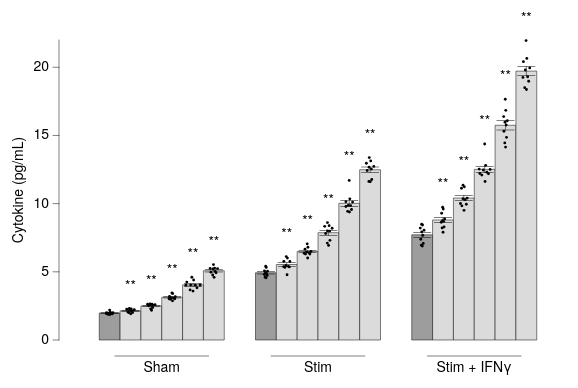

Express this chart as Vega-Lite.
### Vega-Lite specification from a JSON file in a GitHub repository (floating-point values rounded to 4 significant figures; data arrays with more than 128 entries replaced by an {"elided": "..."} marker saying what was removed)
{"background": null, "config": {"arc": {"fill": "#DBDBDB", "fillOpacity": 1.0, "innerRadius": 37.5, "padAngle": 0.03, "stroke": "black", "strokeOpacity": 1, "strokeWidth": 0.25}, "area": {"fill": "#DBDBDB", "fillOpacity": 1.0, "stroke": "black", "strokeOpacity": 1, "strokeWidth": 0.25}, "axis": {"domain": true, "domainCap": "round", "domainColor": "black", "domainWidth": 0.25, "grid": false, "gridCap": "round", "gridColor": "#F1F1F1", "gridDash": [0, 0], "gridOpacity": 1.0, "gridWidth": 0.25, "labelColor": "black", "labelFont": "Helvetica Neue, HelveticaNeue, Helvetica, Arial, sans-serif", "labelFontSize": 7, "labelFontStyle": "normal", "labelFontWeight": 400, "offset": 4.5, "ticks": true, "tickCap": "round", "tickColor": "black", "tickRound": false, "tickSize": 3, "tickWidth": 0.25, "titleColor": "black", "titleFont": "Helvetica Neue, HelveticaNeue, Helvetica, Arial, sans-serif", "titleFontSize": 7, "titleFontStyle": "normal", "titleFontWeight": 400}, "axisX": {"domain": false, "labelAlign": "center", "labelAngle": 0, "labels": true, "ticks": false, "translate": 0}, "axisY": {"domain": true, "labelAlign": "right", "labelAngle": 0, "labels": true, "ticks": true, "translate": 0}, "axisRight": {"domain": true, "labelAlign": "left", "labelAngle": 0, "labels": true, "ticks": true, "translate": 0}, "axisTop": {"domain": false, "labelAlign": "center", "labelAngle": 0, "labels": true, "ticks": false, "translate": 0}, "axisBand": {"tickOffset": 0}, "bar": {"fill": "#DBDBDB", "fillOpacity": 1.0, "stroke": "black", "strokeOpacity": 1, "strokeWidth": 0.25}, "boxplot": {"size": 13.5, "ticks": {"cornerRadius": 0.25, "fill": "black", "opacity": 1, "size": 6.75, "thickness": 0.25}, "box": {"fillOpacity": 1.0, "stroke": "black", "strokeOpacity": 1, "strokeWidth": 0.25}, "median": {"cornerRadius": 0, "fill": "black", "fillOpacity": 1.0, "opacity": 1, "size": 13.5, "thickness": 0.25}, "rule": {"fill": "black", "fillOpacity": 1.0, "size": 15.0, "stroke": "black", "strokeDash": [0, 0], "strokeOpacity": 1, "strokeWidth": 0.25}, "outliers": {"color": "black", "fill": "black", "fillOpacity": 1.0, "size": 0, "stroke": "black", "strokeOpacity": 1, "strokeWidth": 0.25}}, "circle": {"fill": "black", "fillOpacity": 1.0, "size": 1.875, "stroke": null, "strokeOpacity": 1, "strokeWidth": 0.25}, "errorband": {"band": {"fillOpacity": 0.6, "stroke": null, "strokeWidth": 0.25, "strokeOpacity": 1}, "borders": {"opacity": 0, "strokeOpacity": 0.25, "strokeWidth": 1}}, "errorbar": {"opacity": 1, "rule": {"strokeDash": [0, 0], "strokeWidth": 0.25}, "ticks": {"color": "black", "cornerRadius": 0.125, "opacity": 1, "size": 9.0, "thickness": 0.25}, "thickness": 0.25}, "font": "Helvetica Neue, HelveticaNeue, Helvetica, Arial, sans-serif", "geoshape": {"fill": "#DBDBDB", "fillOpacity": 1.0, "stroke": "black", "strokeOpacity": 1, "strokeWidth": 0.25}, "header": {"labelColor": "black", "labelFont": "Helvetica Neue, HelveticaNeue, Helvetica, Arial, sans-serif", "labelFontSize": 7, "labelFontStyle": "normal", "labelFontWeight": 400, "titleColor": "black", "titleFont": "Helvetica Neue, HelveticaNeue, Helvetica, Arial, sans-serif", "titleFontSize": 7, "titleFontStyle": "normal", "titleFontWeight": 400, "titlePadding": 0}, "legend": {"disable": false, "offset": 4.5, "titlePadding": 4, "labelOffset": 2, "gradientLabelOffset": 2, "gradientLength": 75.0, "gradientThickness": 7.5, "gradientOpacity": 1.0, "gradientStrokeColor": "black", "gradientStrokeWidth": 0.25, "labelColor": "black", "labelFont": "Helvetica Neue, HelveticaNeue, Helvetica, Arial, sans-serif", "labelFontSize": 7, "labelFontStyle": "normal", "labelFontWeight": 400, "strokeColor": "black", "strokeWidth": 0, "symbolSize": 42, "symbolStrokeColor": "black", "symbolStrokeWidth": 0.25, "titleColor": "black", "titleFont": "Helvetica Neue, HelveticaNeue, Helvetica, Arial, sans-serif", "titleFontSize": 7, "titleFontStyle": "normal", "titleFontWeight": 400}, "line": {"color": "black", "stroke": "black", "strokeCap": "butt", "strokeDash": [0, 0], "strokeOpacity": 1, "strokeWidth": 0.5}, "point": {"filled": true, "fill": "#DBDBDB", "fillOpacity": 1.0, "size": 7.5, "stroke": "black", "strokeOpacity": 1, "strokeWidth": 0.25}, "range": {"category": ["#5CA7B1", "#B7D0EE", "#B7B3E4", "#B3DAB5", "#F5E1B3", "#3D727B", "#809DC7", "#867DAC", "#80A988", "#CBB17A", "#204148", "#546B94", "#584C77", "#507B5F", "#9D824D"], "diverging": {"scheme": ["#6F572A", "#876E43", "#9E875F", "#B5A17F", "#CABBA2", "#DCD6CC", "#F4F1E9", "#C9D7DA", "#9DBFC6", "#78A5AF", "#558B96", "#36717C", "#1A5762"]}, "heatmap": {"scheme": ["#32022B", "#43044D", "#4C196E", "#4D338C", "#484DA6", "#3A68BB", "#1D83CA", "#1D9CCB", "#23B5C9", "#28CDC5", "#4DE0B4", "#91EE9F"]}, "ordinal": {"scheme": ["#F1F1F1", "#DBDBDB", "#C6C6C6", "#B2B2B2", "#9D9D9D", "#898989", "#767676", "#636363", "#515151", "#404040", "#2F2F2F", "#1F1F1F"]}, "ramp": {"scheme": ["#32022B", "#43044D", "#4C196E", "#4D338C", "#484DA6", "#3A68BB", "#1D83CA", "#1D9CCB", "#23B5C9", "#28CDC5", "#4DE0B4", "#91EE9F"]}}, "rule": {"color": "black", "stroke": "black", "strokeCap": "round", "strokeDash": [2, 2], "strokeOpacity": 1, "strokeWidth": 0.25}, "scale": {"bandPaddingInner": 0.1, "bandPaddingOuter": 0.1, "round": false}, "rect": {"fill": "#DBDBDB", "fillOpacity": 1.0, "stroke": "black", "strokeOpacity": 1, "strokeWidth": 0.25}, "square": {"fill": "#DBDBDB", "fillOpacity": 1.0, "size": 15.0, "stroke": "black", "strokeOpacity": 1, "strokeWidth": 0.25}, "text": {"color": "black", "font": "Helvetica Neue, HelveticaNeue, Helvetica, Arial, sans-serif", "fontSize": 7, "fontStyle": "normal", "fontWeight": 400}, "tick": {"color": "black", "cornerRadius": 0.125, "opacity": 1.0, "size": 13.5, "thickness": 0.25}, "title": {"anchor": "middle", "frame": "group", "color": "black", "font": "Helvetica Neue, HelveticaNeue, Helvetica, Arial, sans-serif", "fontSize": 7, "fontStyle": "normal", "fontWeight": 400, "subtitleColor": "black", "subtitleFont": "Helvetica Neue, HelveticaNeue, Helvetica, Arial, sans-serif", "subtitleFontSize": "Helvetica Neue, HelveticaNeue, Helvetica, Arial, sans-serif", "subtitleFontStyle": "normal", "subtitleFontWeight": 400}, "trail": {"color": "black", "opacity": 1, "size": 0.5}, "view": {"continuousWidth": 250, "continuousHeight": 150, "discreteWidth": 250, "discreteHeight": 150, "fill": null, "stroke": null, "strokeWidth": 0.25}}, "vconcat": [{"layer": [{"layer": [{"data": {"name": "data-9f034f5143c3ae99e96588757bb17d60"}, "mark": {"type": "bar"}, "encoding": {"fill": {"condition": {"test": "datum.cond === 'Veh'", "value": "#9D9D9D"}, "value": "#DBDBDB"}, "x": {"axis": {"labels": false, "title": null}, "field": "grp", "sort": ["Sham", "Stim", "Stim+IFN"], "title": null, "type": "nominal"}, "xOffset": {"field": "cond", "sort": ["Veh", "1", "3", "10", "30", "100"], "type": "nominal"}, "y": {"aggregate": "mean", "field": "y", "title": "Cytokine (pg/mL)", "type": "quantitative"}}}, {"data": {"name": "data-9f034f5143c3ae99e96588757bb17d60"}, "mark": {"type": "errorbar", "extent": "stderr"}, "encoding": {"x": {"axis": {"labels": false, "title": null}, "field": "grp", "sort": ["Sham", "Stim", "Stim+IFN"], "title": null, "type": "nominal"}, "xOffset": {"field": "cond", "sort": ["Veh", "1", "3", "10", "30", "100"], "type": "nominal"}, "y": {"field": "y", "title": "", "type": "quantitative"}}}, {"layer": [{"data": {"values": [{"grp": "Sham", "cond": "1", "__y": 2.31, "__label": "**", "__dysonsphere__": 1}]}, "mark": {"type": "text", "align": "center", "baseline": "bottom", "dy": -8.0, "fontSize": 7}, "encoding": {"text": {"field": "__label", "type": "nominal"}, "x": {"axis": {"labels": false, "title": null}, "field": "grp", "sort": ["Sham", "Stim", "Stim+IFN"], "type": "nominal"}, "xOffset": {"field": "cond", "sort": ["Veh", "1", "3", "10", "30", "100"], "type": "nominal"}, "y": {"field": "__y", "type": "quantitative"}}}, {"data": {"values": [{"grp": "Sham", "cond": "3", "__y": 2.65, "__label": "**", "__dysonsphere__": 1}]}, "mark": {"type": "text", "align": "center", "baseline": "bottom", "dy": -8.0, "fontSize": 7}, "encoding": {"text": {"field": "__label", "type": "nominal"}, "x": {"axis": {"labels": false, "title": null}, "field": "grp", "sort": ["Sham", "Stim", "Stim+IFN"], "type": "nominal"}, "xOffset": {"field": "cond", "sort": ["Veh", "1", "3", "10", "30", "100"], "type": "nominal"}, "y": {"field": "__y", "type": "quantitative"}}}, {"data": {"values": [{"grp": "Sham", "cond": "10", "__y": 3.447, "__label": "**", "__dysonsphere__": 1}]}, "mark": {"type": "text", "align": "center", "baseline": "bottom", "dy": -8.0, "fontSize": 7}, "encoding": {"text": {"field": "__label", "type": "nominal"}, "x": {"axis": {"labels": false, "title": null}, "field": "grp", "sort": ["Sham", "Stim", "Stim+IFN"], "type": "nominal"}, "xOffset": {"field": "cond", "sort": ["Veh", "1", "3", "10", "30", "100"], "type": "nominal"}, "y": {"field": "__y", "type": "quantitative"}}}, {"data": {"values": [{"grp": "Sham", "cond": "30", "__y": 4.601, "__label": "**", "__dysonsphere__": 1}]}, "mark": {"type": "text", "align": "center", "baseline": "bottom", "dy": -8.0, "fontSize": 7}, "encoding": {"text": {"field": "__label", "type": "nominal"}, "x": {"axis": {"labels": false, "title": null}, "field": "grp", "sort": ["Sham", "Stim", "Stim+IFN"], "type": "nominal"}, "xOffset": {"field": "cond", "sort": ["Veh", "1", "3", "10", "30", "100"], "type": "nominal"}, "y": {"field": "__y", "type": "quantitative"}}}, {"data": {"values": [{"grp": "Sham", "cond": "100", "__y": 5.53, "__label": "**", "__dysonsphere__": 1}]}, "mark": {"type": "text", "align": "center", "baseline": "bottom", "dy": -8.0, "fontSize": 7}, "encoding": {"text": {"field": "__label", "type": "nominal"}, "x": {"axis": {"labels": false, "title": null}, "field": "grp", "sort": ["Sham", "Stim", "Stim+IFN"], "type": "nominal"}, "xOffset": {"field": "cond", "sort": ["Veh", "1", "3", "10", "30", "100"], "type": "nominal"}, "y": {"field": "__y", "type": "quantitative"}}}, {"data": {"values": [{"grp": "Stim", "cond": "1", "__y": 6.119, "__label": "**", "__dysonsphere__": 1}]}, "mark": {"type": "text", "align": "center", "baseline": "bottom", "dy": -8.0, "fontSize": 7}, "encoding": {"text": {"field": "__label", "type": "nominal"}, "x": {"axis": {"labels": false, "title": null}, "field": "grp", "sort": ["Sham", "Stim", "Stim+IFN"], "type": "nominal"}, "xOffset": {"field": "cond", "sort": ["Veh", "1", "3", "10", "30", "100"], "type": "nominal"}, "y": {"field": "__y", "type": "quantitative"}}}, {"data": {"values": [{"grp": "Stim", "cond": "3", "__y": 7.053, "__label": "**", "__dysonsphere__": 1}]}, "mark": {"type": "text", "align": "center", "baseline": "bottom", "dy": -8.0, "fontSize": 7}, "encoding": {"text": {"field": "__label", "type": "nominal"}, "x": {"axis": {"labels": false, "title": null}, "field": "grp", "sort": ["Sham", "Stim", "Stim+IFN"], "type": "nominal"}, "xOffset": {"field": "cond", "sort": ["Veh", "1", "3", "10", "30", "100"], "type": "nominal"}, "y": {"field": "__y", "type": "quantitative"}}}, {"data": {"values": [{"grp": "Stim", "cond": "10", "__y": 8.611, "__label": "**", "__dysonsphere__": 1}]}, "mark": {"type": "text", "align": "center", "baseline": "bottom", "dy": -8.0, "fontSize": 7}, "encoding": {"text": {"field": "__label", "type": "nominal"}, "x": {"axis": {"labels": false, "title": null}, "field": "grp", "sort": ["Sham", "Stim", "Stim+IFN"], "type": "nominal"}, "xOffset": {"field": "cond", "sort": ["Veh", "1", "3", "10", "30", "100"], "type": "nominal"}, "y": {"field": "__y", "type": "quantitative"}}}, {"data": {"values": [{"grp": "Stim", "cond": "30", "__y": 11.7, "__label": "**", "__dysonsphere__": 1}]}, "mark": {"type": "text", "align": "center", "baseline": "bottom", "dy": -8.0, "fontSize": 7}, "encoding": {"text": {"field": "__label", "type": "nominal"}, "x": {"axis": {"labels": false, "title": null}, "field": "grp", "sort": ["Sham", "Stim", "Stim+IFN"], "type": "nominal"}, "xOffset": {"field": "cond", "sort": ["Veh", "1", "3", "10", "30", "100"], "type": "nominal"}, "y": {"field": "__y", "type": "quantitative"}}}, {"data": {"values": [{"grp": "Stim", "cond": "100", "__y": 13.38, "__label": "**", "__dysonsphere__": 1}]}, "mark": {"type": "text", "align": "center", "baseline": "bottom", "dy": -8.0, "fontSize": 7}, "encoding": {"text": {"field": "__label", "type": "nominal"}, "x": {"axis": {"labels": false, "title": null}, "field": "grp", "sort": ["Sham", "Stim", "Stim+IFN"], "type": "nominal"}, "xOffset": {"field": "cond", "sort": ["Veh", "1", "3", "10", "30", "100"], "type": "nominal"}, "y": {"field": "__y", "type": "quantitative"}}}, {"data": {"values": [{"grp": "Stim+IFN", "cond": "1", "__y": 9.734, "__label": "**", "__dysonsphere__": 1}]}, "mark": {"type": "text", "align": "center", "baseline": "bottom", "dy": -8.0, "fontSize": 7}, "encoding": {"text": {"field": "__label", "type": "nominal"}, "x": {"axis": {"labels": false, "title": null}, "field": "grp", "sort": ["Sham", "Stim", "Stim+IFN"], "type": "nominal"}, "xOffset": {"field": "cond", "sort": ["Veh", "1", "3", "10", "30", "100"], "type": "nominal"}, "y": {"field": "__y", "type": "quantitative"}}}, {"data": {"values": [{"grp": "Stim+IFN", "cond": "3", "__y": 11.36, "__label": "**", "__dysonsphere__": 1}]}, "mark": {"type": "text", "align": "center", "baseline": "bottom", "dy": -8.0, "fontSize": 7}, "encoding": {"text": {"field": "__label", "type": "nominal"}, "x": {"axis": {"labels": false, "title": null}, "field": "grp", "sort": ["Sham", "Stim", "Stim+IFN"], "type": "nominal"}, "xOffset": {"field": "cond", "sort": ["Veh", "1", "3", "10", "30", "100"], "type": "nominal"}, "y": {"field": "__y", "type": "quantitative"}}}, {"data": {"values": [{"grp": "Stim+IFN", "cond": "10", "__y": 14.37, "__label": "**", "__dysonsphere__": 1}]}, "mark": {"type": "text", "align": "center", "baseline": "bottom", "dy": -8.0, "fontSize": 7}, "encoding": {"text": {"field": "__label", "type": "nominal"}, "x": {"axis": {"labels": false, "title": null}, "field": "grp", "sort": ["Sham", "Stim", "Stim+IFN"], "type": "nominal"}, "xOffset": {"field": "cond", "sort": ["Veh", "1", "3", "10", "30", "100"], "type": "nominal"}, "y": {"field": "__y", "type": "quantitative"}}}, {"data": {"values": [{"grp": "Stim+IFN", "cond": "30", "__y": 17.66, "__label": "**", "__dysonsphere__": 1}]}, "mark": {"type": "text", "align": "center", "baseline": "bottom", "dy": -8.0, "fontSize": 7}, "encoding": {"text": {"field": "__label", "type": "nominal"}, "x": {"axis": {"labels": false, "title": null}, "field": "grp", "sort": ["Sham", "Stim", "Stim+IFN"], "type": "nominal"}, "xOffset": {"field": "cond", "sort": ["Veh", "1", "3", "10", "30", "100"], "type": "nominal"}, "y": {"field": "__y", "type": "quantitative"}}}, {"data": {"values": [{"grp": "Stim+IFN", "cond": "100", "__y": 21.96, "__label": "**", "__dysonsphere__": 1}]}, "mark": {"type": "text", "align": "center", "baseline": "bottom", "dy": -8.0, "fontSize": 7}, "encoding": {"text": {"field": "__label", "type": "nominal"}, "x": {"axis": {"labels": false, "title": null}, "field": "grp", "sort": ["Sham", "Stim", "Stim+IFN"], "type": "nominal"}, "xOffset": {"field": "cond", "sort": ["Veh", "1", "3", "10", "30", "100"], "type": "nominal"}, "y": {"field": "__y", "type": "quantitative"}}}], "name": "__dysonsphere_88fe601d9184afc5_5"}]}, {"data": {"name": "data-9f034f5143c3ae99e96588757bb17d60"}, "mark": {"type": "circle", "size": 2}, "encoding": {"x": {"axis": {"labels": false, "title": null}, "field": "grp", "sort": ["Sham", "Stim", "Stim+IFN"], "title": null, "type": "nominal"}, "xOffset": {"field": "xoff", "scale": {"domain": [-0.5, 5.5]}, "type": "quantitative"}, "y": {"field": "y", "type": "quantitative"}}}], "resolve": {"scale": {"xOffset": "independent"}}}, {"layer": [{"data": {"name": "data-4f53cda18c2baa0c0354bb5f9a3ecbe5"}, "mark": {"type": "text", "align": "right", "baseline": "middle", "fontSize": 7}, "encoding": {"text": {"field": "__label", "type": "nominal"}, "x": {"value": 0}, "y": {"axis": {"domain": false, "grid": false, "labels": false, "ticks": false, "title": null}, "bandPosition": 0.5, "field": "__label", "scale": {"domain": [], "range": [0, 0]}, "sort": [], "type": "nominal"}}}, {"data": {"values": [{"__dysonsphere__": 1}]}, "mark": {"type": "rule", "color": "black", "strokeDash": [0, 0], "strokeWidth": 0.25}, "encoding": {"x": {"value": 23.44}, "x2": {"value": 70.31}, "y": {"value": 3.0}}}, {"data": {"name": "data-0b2d5ce7eeb564eae97c6f46a23b2e25"}, "mark": {"type": "text", "align": "center", "baseline": "top", "color": "black", "fontSize": 7}, "encoding": {"text": {"field": "__slabel", "type": "nominal"}, "x": {"value": 46.88}, "y": {"value": 5.0}}}, {"data": {"values": [{"__dysonsphere__": 1}]}, "mark": {"type": "rule", "color": "black", "strokeDash": [0, 0], "strokeWidth": 0.25}, "encoding": {"x": {"value": 101.6}, "x2": {"value": 148.4}, "y": {"value": 3.0}}}, {"data": {"name": "data-6d99149c663f66de5f9ec63c1aa3a2f3"}, "mark": {"type": "text", "align": "center", "baseline": "top", "color": "black", "fontSize": 7}, "encoding": {"text": {"field": "__slabel", "type": "nominal"}, "x": {"value": 125.0}, "y": {"value": 5.0}}}, {"data": {"values": [{"__dysonsphere__": 1}]}, "mark": {"type": "rule", "color": "black", "strokeDash": [0, 0], "strokeWidth": 0.25}, "encoding": {"x": {"value": 179.7}, "x2": {"value": 226.6}, "y": {"value": 3.0}}}, {"data": {"name": "data-bcac0d21884155bc25559a703bd6adbb"}, "mark": {"type": "text", "align": "center", "baseline": "top", "color": "black", "fontSize": 7}, "encoding": {"text": {"field": "__slabel", "type": "nominal"}, "x": {"value": 203.1}, "y": {"value": 5.0}}}], "height": 14.0, "view": {"fill": null, "stroke": null}, "width": 250}], "resolve": {"scale": {"x": "shared"}}, "spacing": 0, "$schema": "https://vega.github.io/schema/vega-lite/v6.4.1.json", "datasets": {"data-9f034f5143c3ae99e96588757bb17d60": {"elided": "180 records"}, "data-4f53cda18c2baa0c0354bb5f9a3ecbe5": [], "data-0b2d5ce7eeb564eae97c6f46a23b2e25": [{"__slabel": "Sham", "__dysonsphere__": 1}], "data-6d99149c663f66de5f9ec63c1aa3a2f3": [{"__slabel": "Stim", "__dysonsphere__": 1}], "data-bcac0d21884155bc25559a703bd6adbb": [{"__slabel": "Stim + IFNγ", "__dysonsphere__": 1}]}}
